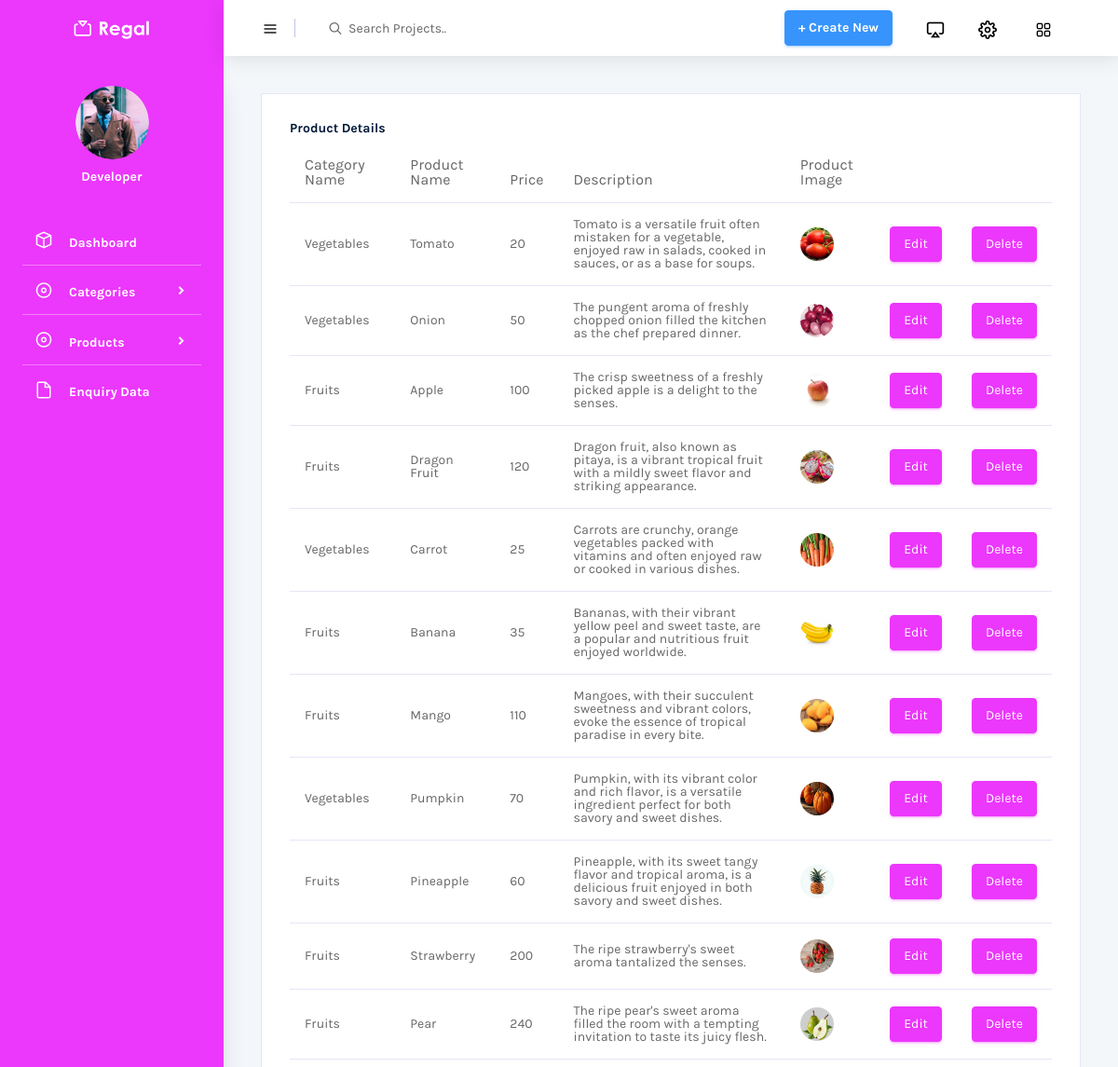
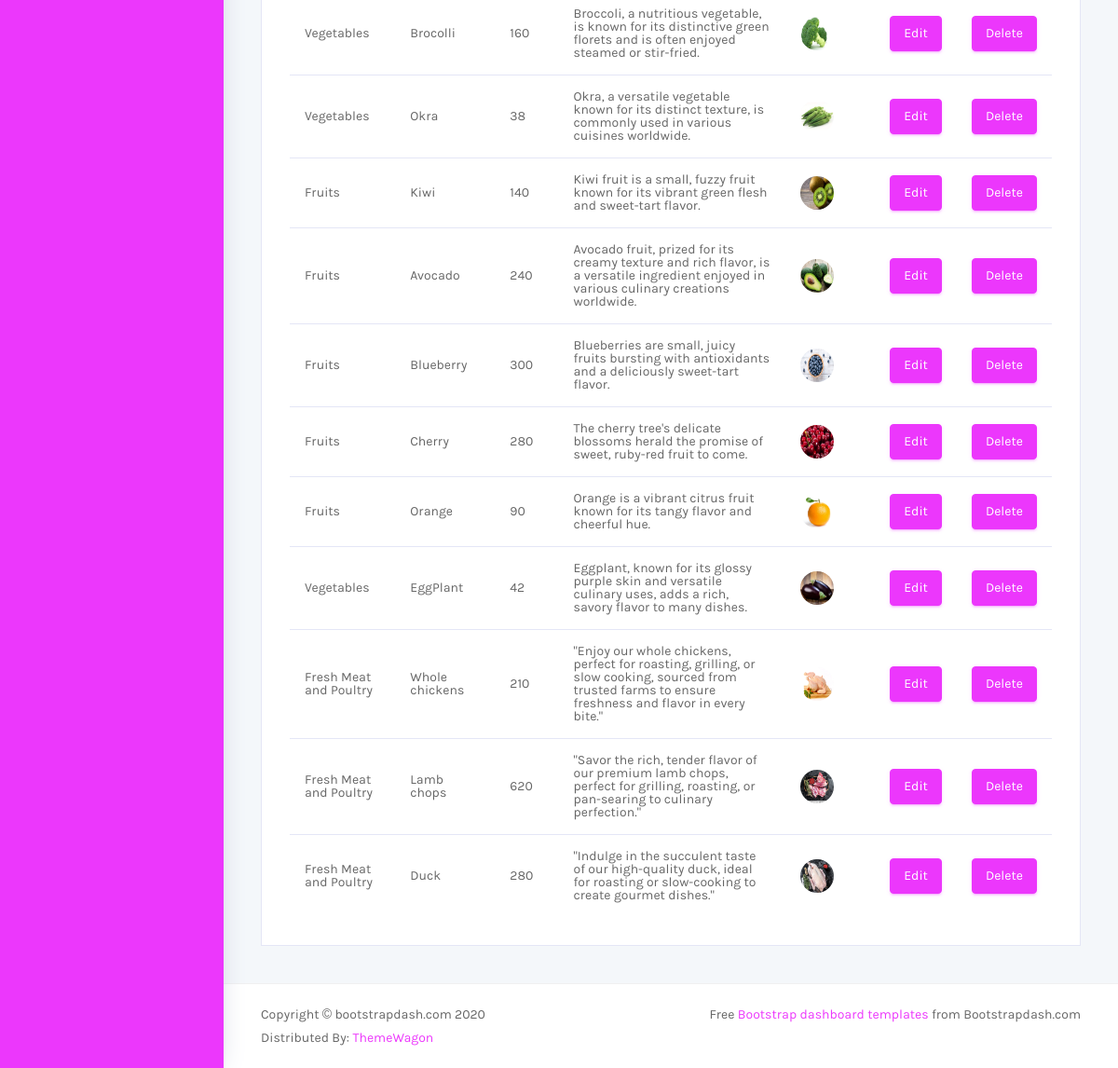
The app's page /Backend/display_product/ with its own data (2 pictures, top to bottom).
### Backend/models.py (models this page shows)
class productdb(models.Model):
    Category = models.CharField(max_length=100,blank=True,null=True)
    Product_Name = models.CharField(max_length=100,blank=True,null=True)
    Price = models.IntegerField(null=True,blank=True)
    Description = models.TextField(max_length=100,null=True,blank=True)
    Product_Image = models.ImageField(upload_to="Product Images",null=True,blank=True)

### Backend/views.py (the view)
# urls.py: path('display_product/',views.display_product,name='display_product'),
def display_product(request):
    data = productdb.objects.all()
    return render(request,'display_product.html',{'data':data})

### Backend/templates/display_product.html (shortened to what this page needs)
<!DOCTYPE html>
{% extends 'index.html' %}
{% block content %}
<html lang="en">
<head>
</head>
<body>
<div>
    <div class="card">
                <div class="card-body">
                  <h4 class="card-title">Product Details</h4>
                  <div class="table-responsive">
                    <table class="table table-hover">
                      <thead>
                        <tr>
                          <th>Category Name</th>
                          <th>Product Name</th>
                          <th>Price</th>
                          <th>Description</th>
                          <th>Product Image</th>
                        </tr>
                      </thead>
                      <tbody>
                      {% for i in data %}
                      <tr>
                        <td>{{i.Category}}</td>
                        <td>{{i.Product_Name}}</td>
                        <td>{{i.Price}}</td>
                        <td>{{i.Description}}</td>
                        <td>
                          <img src="{{i.Product_Image.url}}">
                        </td>
                          <td>
                              <a href="{% url 'edit_product' pro_id=i.id %}">
                                  <button type="button" class="btn btn-primary">Edit</button>
                              </a>
                          </td>
                          <td>
                              <a href="{% url 'delete_product' pro_id=i.id %}">
                                  <button type="button" class="btn btn-primary">Delete</button>
                              </a>
                          </td>
                      </tr>
                      {% endfor %}
                      </tbody>
                    </table>
                  </div>
                </div>
              </div>
</div>
</body>
</html>
{% endblock %}

### records on screen
productdb: Category "Vegetables", Product_Name "Tomato", Price "20", Description "Tomato is a versatile fruit often mistaken for a vegetable, enjoyed raw in salads, cooked in sauces, or as a base for soups.", Product_Image (picture)
productdb: Category "Vegetables", Product_Name "Onion", Price "50", Description "The pungent aroma of freshly chopped onion filled the kitchen as the chef prepared dinner.", Product_Image (picture)
productdb: Category "Fruits", Product_Name "Apple", Price "100", Description "The crisp sweetness of a freshly picked apple is a delight to the senses.", Product_Image (picture)
productdb: Category "Fruits", Product_Name "Dragon Fruit", Price "120", Description "Dragon fruit, also known as pitaya, is a vibrant tropical fruit with a mildly sweet flavor and striking appearance.", Product_Image (picture)
productdb: Category "Vegetables", Product_Name "Carrot", Price "25", Description "Carrots are crunchy, orange vegetables packed with vitamins and often enjoyed raw or cooked in various dishes.", Product_Image (picture)
productdb: Category "Fruits", Product_Name "Banana", Price "35", Description "Bananas, with their vibrant yellow peel and sweet taste, are a popular and nutritious fruit enjoyed worldwide.", Product_Image (picture)
productdb: Category "Fruits", Product_Name "Mango", Price "110", Description "Mangoes, with their succulent sweetness and vibrant colors, evoke the essence of tropical paradise in every bite.", Product_Image (picture)
productdb: Category "Vegetables", Product_Name "Pumpkin", Price "70", Description "Pumpkin, with its vibrant color and rich flavor, is a versatile ingredient perfect for both savory and sweet dishes.", Product_Image (picture)
productdb: Category "Fruits", Product_Name "Pineapple", Price "60", Description "Pineapple, with its sweet tangy flavor and tropical aroma, is a delicious fruit enjoyed in both savory and sweet dishes.", Product_Image (picture)
productdb: Category "Fruits", Product_Name "Strawberry", Price "200", Description "The ripe strawberry's sweet aroma tantalized the senses.", Product_Image (picture)
productdb: Category "Fruits", Product_Name "Pear", Price "240", Description "The ripe pear's sweet aroma filled the room with a tempting invitation to taste its juicy flesh.", Product_Image (picture)
productdb: Category "Vegetables", Product_Name "Brocolli", Price "160", Description "Broccoli, a nutritious vegetable, is known for its distinctive green florets and is often enjoyed steamed or stir-fried.", Product_Image (picture)
productdb: Category "Vegetables", Product_Name "Okra", Price "38", Description "Okra, a versatile vegetable known for its distinct texture, is commonly used in various cuisines worldwide.", Product_Image (picture)
productdb: Category "Fruits", Product_Name "Kiwi", Price "140", Description "Kiwi fruit is a small, fuzzy fruit known for its vibrant green flesh and sweet-tart flavor.", Product_Image (picture)
productdb: Category "Fruits", Product_Name "Avocado", Price "240", Description "Avocado fruit, prized for its creamy texture and rich flavor, is a versatile ingredient enjoyed in various culinary creations worldwide.", Product_Image (picture)
productdb: Category "Fruits", Product_Name "Blueberry", Price "300", Description "Blueberries are small, juicy fruits bursting with antioxidants and a deliciously sweet-tart flavor.", Product_Image (picture)
productdb: Category "Fruits", Product_Name "Cherry", Price "280", Description "The cherry tree's delicate blossoms herald the promise of sweet, ruby-red fruit to come.", Product_Image (picture)
productdb: Category "Fruits", Product_Name "Orange", Price "90", Description "Orange is a vibrant citrus fruit known for its tangy flavor and cheerful hue.", Product_Image (picture)
productdb: Category "Vegetables", Product_Name "EggPlant", Price "42", Description "Eggplant, known for its glossy purple skin and versatile culinary uses, adds a rich, savory flavor to many dishes.", Product_Image (picture)
productdb: Category "Fresh Meat and Poultry", Product_Name "Whole chickens", Price "210", Description "\"Enjoy our whole chickens, perfect for roasting, grilling, or slow cooking, sourced from trusted farms to ensure freshness and flavor in every bite.\"", Product_Image (picture)
productdb: Category "Fresh Meat and Poultry", Product_Name "Lamb chops", Price "620", Description "\"Savor the rich, tender flavor of our premium lamb chops, perfect for grilling, roasting, or pan-searing to culinary perfection.\"", Product_Image (picture)
productdb: Category "Fresh Meat and Poultry", Product_Name "Duck", Price "280", Description "\"Indulge in the succulent taste of our high-quality duck, ideal for roasting or slow-cooking to create gourmet dishes.\"", Product_Image (picture)
